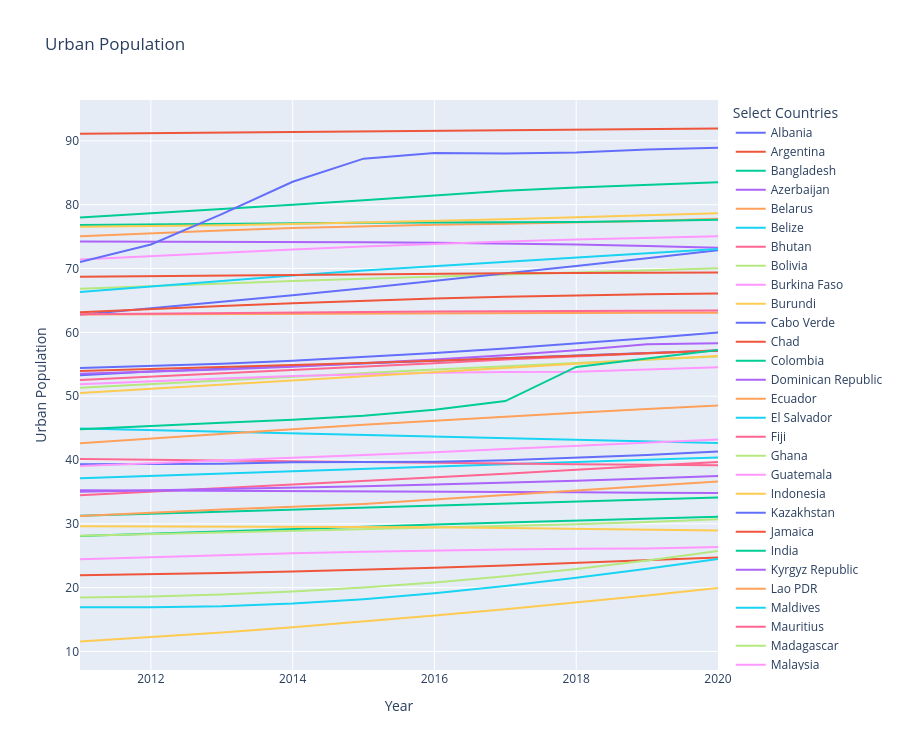

Source (notebook cell):
### Code cell
fig = px.line(
    Urban_long,
    x="Year",
    y="Urban Population",
    color="Country Name",
    title="Urban Population"
)

fig.update_layout(
    height=750,
    xaxis_title="Year",
    yaxis_title="Urban Population",
    legend_title="Select Countries"
)

fig.show()

### Figure 1 — Plotly figure (JSON) as saved in the notebook; plotly's stock layout.template omitted (floating-point values rounded to 4 significant figures)
{"data": [{"hovertemplate": "Country Name=Albania<br>Year=%{x}<br>Urban Population=%{y}<extra></extra>", "legendgroup": "Albania", "line": {"color": "#636efa", "dash": "solid"}, "marker": {"symbol": "circle"}, "mode": "lines", "name": "Albania", "orientation": "v", "showlegend": true, "type": "scatter", "x": [2011, 2012, 2013, 2014, 2015, 2016, 2017, 2018, 2019, 2020], "xaxis": "x", "y": [53.29, 53.86, 54.3, 54.73, 55.16, 55.57, 55.98, 56.38, 56.76, 57.14], "yaxis": "y"}, {"hovertemplate": "Country Name=Argentina<br>Year=%{x}<br>Urban Population=%{y}<extra></extra>", "legendgroup": "Argentina", "line": {"color": "#EF553B", "dash": "solid"}, "marker": {"symbol": "circle"}, "mode": "lines", "name": "Argentina", "orientation": "v", "showlegend": true, "type": "scatter", "x": [2011, 2012, 2013, 2014, 2015, 2016, 2017, 2018, 2019, 2020], "xaxis": "x", "y": [91.11, 91.2, 91.3, 91.4, 91.49, 91.59, 91.68, 91.77, 91.86, 91.94], "yaxis": "y"}, {"hovertemplate": "Country Name=Bangladesh<br>Year=%{x}<br>Urban Population=%{y}<extra></extra>", "legendgroup": "Bangladesh", "line": {"color": "#00cc96", "dash": "solid"}, "marker": {"symbol": "circle"}, "mode": "lines", "name": "Bangladesh", "orientation": "v", "showlegend": true, "type": "scatter", "x": [2011, 2012, 2013, 2014, 2015, 2016, 2017, 2018, 2019, 2020], "xaxis": "x", "y": [28.11, 28.48, 28.84, 29.19, 29.54, 29.88, 30.2, 30.52, 30.82, 31.12], "yaxis": "y"}, {"hovertemplate": "Country Name=Azerbaijan<br>Year=%{x}<br>Urban Population=%{y}<extra></extra>", "legendgroup": "Azerbaijan", "line": {"color": "#ab63fa", "dash": "solid"}, "marker": {"symbol": "circle"}, "mode": "lines", "name": "Azerbaijan", "orientation": "v", "showlegend": true, "type": "scatter", "x": [2011, 2012, 2013, 2014, 2015, 2016, 2017, 2018, 2019, 2020], "xaxis": "x", "y": [53.51, 53.81, 54.18, 54.63, 55.16, 55.76, 56.43, 57.18, 58.13, 58.29], "yaxis": "y"}, {"hovertemplate": "Country Name=Belarus<br>Year=%{x}<br>Urban Population=%{y}<extra></extra>", "legendgroup": "Belarus", "line": {"color": "#FFA15A", "dash": "solid"}, "marker": {"symbol": "circle"}, "mode": "lines", "name": "Belarus", "orientation": "v", "showlegend": true, "type": "scatter", "x": [2011, 2012, 2013, 2014, 2015, 2016, 2017, 2018, 2019, 2020], "xaxis": "x", "y": [75.06, 75.53, 75.95, 76.34, 76.63, 76.85, 77.02, 77.21, 77.46, 77.79], "yaxis": "y"}, {"hovertemplate": "Country Name=Belize<br>Year=%{x}<br>Urban Population=%{y}<extra></extra>", "legendgroup": "Belize", "line": {"color": "#19d3f3", "dash": "solid"}, "marker": {"symbol": "circle"}, "mode": "lines", "name": "Belize", "orientation": "v", "showlegend": true, "type": "scatter", "x": [2011, 2012, 2013, 2014, 2015, 2016, 2017, 2018, 2019, 2020], "xaxis": "x", "y": [44.94, 44.69, 44.44, 44.19, 43.93, 43.68, 43.42, 43.16, 42.91, 42.65], "yaxis": "y"}, {"hovertemplate": "Country Name=Bhutan<br>Year=%{x}<br>Urban Population=%{y}<extra></extra>", "legendgroup": "Bhutan", "line": {"color": "#FF6692", "dash": "solid"}, "marker": {"symbol": "circle"}, "mode": "lines", "name": "Bhutan", "orientation": "v", "showlegend": true, "type": "scatter", "x": [2011, 2012, 2013, 2014, 2015, 2016, 2017, 2018, 2019, 2020], "xaxis": "x", "y": [34.46, 35.02, 35.57, 36.13, 36.7, 37.27, 37.86, 38.47, 39.07, 39.69], "yaxis": "y"}, {"hovertemplate": "Country Name=Bolivia<br>Year=%{x}<br>Urban Population=%{y}<extra></extra>", "legendgroup": "Bolivia", "line": {"color": "#B6E880", "dash": "solid"}, "marker": {"symbol": "circle"}, "mode": "lines", "name": "Bolivia", "orientation": "v", "showlegend": true, "type": "scatter", "x": [2011, 2012, 2013, 2014, 2015, 2016, 2017, 2018, 2019, 2020], "xaxis": "x", "y": [66.83, 67.26, 67.67, 68.04, 68.4, 68.74, 69.08, 69.41, 69.73, 70.04], "yaxis": "y"}, {"hovertemplate": "Country Name=Burkina Faso<br>Year=%{x}<br>Urban Population=%{y}<extra></extra>", "legendgroup": "Burkina Faso", "line": {"color": "#FF97FF", "dash": "solid"}, "marker": {"symbol": "circle"}, "mode": "lines", "name": "Burkina Faso", "orientation": "v", "showlegend": true, "type": "scatter", "x": [2011, 2012, 2013, 2014, 2015, 2016, 2017, 2018, 2019, 2020], "xaxis": "x", "y": [24.47, 24.8, 25.11, 25.38, 25.62, 25.82, 25.98, 26.08, 26.12, 26.36], "yaxis": "y"}, {"hovertemplate": "Country Name=Burundi<br>Year=%{x}<br>Urban Population=%{y}<extra></extra>", "legendgroup": "Burundi", "line": {"color": "#FECB52", "dash": "solid"}, "marker": {"symbol": "circle"}, "mode": "lines", "name": "Burundi", "orientation": "v", "showlegend": true, "type": "scatter", "x": [2011, 2012, 2013, 2014, 2015, 2016, 2017, 2018, 2019, 2020], "xaxis": "x", "y": [11.56, 12.22, 12.97, 13.78, 14.67, 15.62, 16.62, 17.68, 18.79, 19.93], "yaxis": "y"}, {"hovertemplate": "Country Name=Cabo Verde<br>Year=%{x}<br>Urban Population=%{y}<extra></extra>", "legendgroup": "Cabo Verde", "line": {"color": "#636efa", "dash": "solid"}, "marker": {"symbol": "circle"}, "mode": "lines", "name": "Cabo Verde", "orientation": "v", "showlegend": true, "type": "scatter", "x": [2011, 2012, 2013, 2014, 2015, 2016, 2017, 2018, 2019, 2020], "xaxis": "x", "y": [62.74, 63.73, 64.75, 65.81, 66.9, 68.04, 69.2, 70.4, 71.63, 72.88], "yaxis": "y"}, {"hovertemplate": "Country Name=Chad<br>Year=%{x}<br>Urban Population=%{y}<extra></extra>", "legendgroup": "Chad", "line": {"color": "#EF553B", "dash": "solid"}, "marker": {"symbol": "circle"}, "mode": "lines", "name": "Chad", "orientation": "v", "showlegend": true, "type": "scatter", "x": [2011, 2012, 2013, 2014, 2015, 2016, 2017, 2018, 2019, 2020], "xaxis": "x", "y": [21.96, 22.11, 22.3, 22.53, 22.8, 23.11, 23.46, 23.85, 24.27, 24.73], "yaxis": "y"}, {"hovertemplate": "Country Name=Colombia<br>Year=%{x}<br>Urban Population=%{y}<extra></extra>", "legendgroup": "Colombia", "line": {"color": "#00cc96", "dash": "solid"}, "marker": {"symbol": "circle"}, "mode": "lines", "name": "Colombia", "orientation": "v", "showlegend": true, "type": "scatter", "x": [2011, 2012, 2013, 2014, 2015, 2016, 2017, 2018, 2019, 2020], "xaxis": "x", "y": [76.84, 76.94, 77.03, 77.11, 77.16, 77.2, 77.22, 77.28, 77.46, 77.64], "yaxis": "y"}, {"hovertemplate": "Country Name=Dominican Republic<br>Year=%{x}<br>Urban Population=%{y}<extra></extra>", "legendgroup": "Dominican Republic", "line": {"color": "#ab63fa", "dash": "solid"}, "marker": {"symbol": "circle"}, "mode": "lines", "name": "Dominican Republic", "orientation": "v", "showlegend": true, "type": "scatter", "x": [2011, 2012, 2013, 2014, 2015, 2016, 2017, 2018, 2019, 2020], "xaxis": "x", "y": [74.24, 74.24, 74.23, 74.19, 74.14, 74.05, 73.93, 73.76, 73.54, 73.26], "yaxis": "y"}, {"hovertemplate": "Country Name=Ecuador<br>Year=%{x}<br>Urban Population=%{y}<extra></extra>", "legendgroup": "Ecuador", "line": {"color": "#FFA15A", "dash": "solid"}, "marker": {"symbol": "circle"}, "mode": "lines", "name": "Ecuador", "orientation": "v", "showlegend": true, "type": "scatter", "x": [2011, 2012, 2013, 2014, 2015, 2016, 2017, 2018, 2019, 2020], "xaxis": "x", "y": [62.79, 62.84, 62.88, 62.92, 62.96, 62.99, 63.02, 63.04, 63.06, 63.08], "yaxis": "y"}, {"hovertemplate": "Country Name=El Salvador<br>Year=%{x}<br>Urban Population=%{y}<extra></extra>", "legendgroup": "El Salvador", "line": {"color": "#19d3f3", "dash": "solid"}, "marker": {"symbol": "circle"}, "mode": "lines", "name": "El Salvador", "orientation": "v", "showlegend": true, "type": "scatter", "x": [2011, 2012, 2013, 2014, 2015, 2016, 2017, 2018, 2019, 2020], "xaxis": "x", "y": [66.33, 67.22, 68.09, 68.92, 69.7, 70.4, 71.09, 71.76, 72.41, 73.06], "yaxis": "y"}, {"hovertemplate": "Country Name=Fiji<br>Year=%{x}<br>Urban Population=%{y}<extra></extra>", "legendgroup": "Fiji", "line": {"color": "#FF6692", "dash": "solid"}, "marker": {"symbol": "circle"}, "mode": "lines", "name": "Fiji", "orientation": "v", "showlegend": true, "type": "scatter", "x": [2011, 2012, 2013, 2014, 2015, 2016, 2017, 2018, 2019, 2020], "xaxis": "x", "y": [52.53, 53.04, 53.56, 54.08, 54.62, 55.17, 55.74, 56.23, 56.71, 57.19], "yaxis": "y"}, {"hovertemplate": "Country Name=Ghana<br>Year=%{x}<br>Urban Population=%{y}<extra></extra>", "legendgroup": "Ghana", "line": {"color": "#B6E880", "dash": "solid"}, "marker": {"symbol": "circle"}, "mode": "lines", "name": "Ghana", "orientation": "v", "showlegend": true, "type": "scatter", "x": [2011, 2012, 2013, 2014, 2015, 2016, 2017, 2018, 2019, 2020], "xaxis": "x", "y": [51.33, 51.92, 52.5, 53.07, 53.62, 54.17, 54.7, 55.22, 55.72, 56.22], "yaxis": "y"}, {"hovertemplate": "Country Name=Guatemala<br>Year=%{x}<br>Urban Population=%{y}<extra></extra>", "legendgroup": "Guatemala", "line": {"color": "#FF97FF", "dash": "solid"}, "marker": {"symbol": "circle"}, "mode": "lines", "name": "Guatemala", "orientation": "v", "showlegend": true, "type": "scatter", "x": [2011, 2012, 2013, 2014, 2015, 2016, 2017, 2018, 2019, 2020], "xaxis": "x", "y": [51.87, 52.35, 52.78, 53.15, 53.44, 53.66, 53.8, 53.85, 54.19, 54.55], "yaxis": "y"}, {"hovertemplate": "Country Name=Indonesia<br>Year=%{x}<br>Urban Population=%{y}<extra></extra>", "legendgroup": "Indonesia", "line": {"color": "#FECB52", "dash": "solid"}, "marker": {"symbol": "circle"}, "mode": "lines", "name": "Indonesia", "orientation": "v", "showlegend": true, "type": "scatter", "x": [2011, 2012, 2013, 2014, 2015, 2016, 2017, 2018, 2019, 2020], "xaxis": "x", "y": [50.48, 51.16, 51.83, 52.5, 53.17, 53.81, 54.45, 55.1, 55.74, 56.28], "yaxis": "y"}, {"hovertemplate": "Country Name=Kazakhstan<br>Year=%{x}<br>Urban Population=%{y}<extra></extra>", "legendgroup": "Kazakhstan", "line": {"color": "#636efa", "dash": "solid"}, "marker": {"symbol": "circle"}, "mode": "lines", "name": "Kazakhstan", "orientation": "v", "showlegend": true, "type": "scatter", "x": [2011, 2012, 2013, 2014, 2015, 2016, 2017, 2018, 2019, 2020], "xaxis": "x", "y": [54.4, 54.69, 55.08, 55.55, 56.11, 56.75, 57.46, 58.24, 59.08, 59.99], "yaxis": "y"}, {"hovertemplate": "Country Name=Jamaica<br>Year=%{x}<br>Urban Population=%{y}<extra></extra>", "legendgroup": "Jamaica", "line": {"color": "#EF553B", "dash": "solid"}, "marker": {"symbol": "circle"}, "mode": "lines", "name": "Jamaica", "orientation": "v", "showlegend": true, "type": "scatter", "x": [2011, 2012, 2013, 2014, 2015, 2016, 2017, 2018, 2019, 2020], "xaxis": "x", "y": [53.96, 54.25, 54.55, 54.87, 55.2, 55.55, 55.92, 56.3, 56.7, 57.11], "yaxis": "y"}, {"hovertemplate": "Country Name=India<br>Year=%{x}<br>Urban Population=%{y}<extra></extra>", "legendgroup": "India", "line": {"color": "#00cc96", "dash": "solid"}, "marker": {"symbol": "circle"}, "mode": "lines", "name": "India", "orientation": "v", "showlegend": true, "type": "scatter", "x": [2011, 2012, 2013, 2014, 2015, 2016, 2017, 2018, 2019, 2020], "xaxis": "x", "y": [31.27, 31.59, 31.91, 32.23, 32.55, 32.87, 33.18, 33.5, 33.81, 34.13], "yaxis": "y"}, {"hovertemplate": "Country Name=Kyrgyz Republic<br>Year=%{x}<br>Urban Population=%{y}<extra></extra>", "legendgroup": "Kyrgyz Republic", "line": {"color": "#ab63fa", "dash": "solid"}, "marker": {"symbol": "circle"}, "mode": "lines", "name": "Kyrgyz Republic", "orientation": "v", "showlegend": true, "type": "scatter", "x": [2011, 2012, 2013, 2014, 2015, 2016, 2017, 2018, 2019, 2020], "xaxis": "x", "y": [35.25, 35.22, 35.19, 35.15, 35.1, 35.05, 35.0, 34.94, 34.88, 34.82], "yaxis": "y"}, {"hovertemplate": "Country Name=Lao PDR<br>Year=%{x}<br>Urban Population=%{y}<extra></extra>", "legendgroup": "Lao PDR", "line": {"color": "#FFA15A", "dash": "solid"}, "marker": {"symbol": "circle"}, "mode": "lines", "name": "Lao PDR", "orientation": "v", "showlegend": true, "type": "scatter", "x": [2011, 2012, 2013, 2014, 2015, 2016, 2017, 2018, 2019, 2020], "xaxis": "x", "y": [31.21, 31.74, 32.23, 32.66, 33.12, 33.83, 34.51, 35.21, 35.91, 36.62], "yaxis": "y"}, {"hovertemplate": "Country Name=Maldives<br>Year=%{x}<br>Urban Population=%{y}<extra></extra>", "legendgroup": "Maldives", "line": {"color": "#19d3f3", "dash": "solid"}, "marker": {"symbol": "circle"}, "mode": "lines", "name": "Maldives", "orientation": "v", "showlegend": true, "type": "scatter", "x": [2011, 2012, 2013, 2014, 2015, 2016, 2017, 2018, 2019, 2020], "xaxis": "x", "y": [37.13, 37.48, 37.83, 38.19, 38.58, 38.96, 39.33, 39.69, 40.05, 40.4], "yaxis": "y"}, {"hovertemplate": "Country Name=Mauritius<br>Year=%{x}<br>Urban Population=%{y}<extra></extra>", "legendgroup": "Mauritius", "line": {"color": "#FF6692", "dash": "solid"}, "marker": {"symbol": "circle"}, "mode": "lines", "name": "Mauritius", "orientation": "v", "showlegend": true, "type": "scatter", "x": [2011, 2012, 2013, 2014, 2015, 2016, 2017, 2018, 2019, 2020], "xaxis": "x", "y": [40.17, 40.04, 39.91, 39.79, 39.67, 39.56, 39.45, 39.35, 39.25, 39.16], "yaxis": "y"}, {"hovertemplate": "Country Name=Madagascar<br>Year=%{x}<br>Urban Population=%{y}<extra></extra>", "legendgroup": "Madagascar", "line": {"color": "#B6E880", "dash": "solid"}, "marker": {"symbol": "circle"}, "mode": "lines", "name": "Madagascar", "orientation": "v", "showlegend": true, "type": "scatter", "x": [2011, 2012, 2013, 2014, 2015, 2016, 2017, 2018, 2019, 2020], "xaxis": "x", "y": [28.13, 28.4, 28.66, 28.92, 29.17, 29.42, 29.67, 29.92, 30.3, 30.7], "yaxis": "y"}, {"hovertemplate": "Country Name=Malaysia<br>Year=%{x}<br>Urban Population=%{y}<extra></extra>", "legendgroup": "Malaysia", "line": {"color": "#FF97FF", "dash": "solid"}, "marker": {"symbol": "circle"}, "mode": "lines", "name": "Malaysia", "orientation": "v", "showlegend": true, "type": "scatter", "x": [2011, 2012, 2013, 2014, 2015, 2016, 2017, 2018, 2019, 2020], "xaxis": "x", "y": [71.42, 71.97, 72.49, 72.98, 73.44, 73.86, 74.24, 74.56, 74.84, 75.05], "yaxis": "y"}, {"hovertemplate": "Country Name=Mexico<br>Year=%{x}<br>Urban Population=%{y}<extra></extra>", "legendgroup": "Mexico", "line": {"color": "#FECB52", "dash": "solid"}, "marker": {"symbol": "circle"}, "mode": "lines", "name": "Mexico", "orientation": "v", "showlegend": true, "type": "scatter", "x": [2011, 2012, 2013, 2014, 2015, 2016, 2017, 2018, 2019, 2020], "xaxis": "x", "y": [76.57, 76.66, 76.8, 76.97, 77.19, 77.44, 77.72, 78.03, 78.36, 78.68], "yaxis": "y"}, {"hovertemplate": "Country Name=Moldova<br>Year=%{x}<br>Urban Population=%{y}<extra></extra>", "legendgroup": "Moldova", "line": {"color": "#636efa", "dash": "solid"}, "marker": {"symbol": "circle"}, "mode": "lines", "name": "Moldova", "orientation": "v", "showlegend": true, "type": "scatter", "x": [2011, 2012, 2013, 2014, 2015, 2016, 2017, 2018, 2019, 2020], "xaxis": "x", "y": [39.35, 39.36, 39.43, 39.63, 39.7, 39.74, 39.97, 40.33, 40.77, 41.34], "yaxis": "y"}, {"hovertemplate": "Country Name=Nepal<br>Year=%{x}<br>Urban Population=%{y}<extra></extra>", "legendgroup": "Nepal", "line": {"color": "#EF553B", "dash": "solid"}, "marker": {"symbol": "circle"}, "mode": "lines", "name": "Nepal", "orientation": "v", "showlegend": true, "type": "scatter", "x": [2011, 2012, 2013, 2014, 2015, 2016, 2017, 2018, 2019, 2020], "xaxis": "x", "y": [63.14, 63.66, 64.13, 64.56, 64.95, 65.29, 65.58, 65.81, 65.99, 66.11], "yaxis": "y"}, {"hovertemplate": "Country Name=Peru<br>Year=%{x}<br>Urban Population=%{y}<extra></extra>", "legendgroup": "Peru", "line": {"color": "#00cc96", "dash": "solid"}, "marker": {"symbol": "circle"}, "mode": "lines", "name": "Peru", "orientation": "v", "showlegend": true, "type": "scatter", "x": [2011, 2012, 2013, 2014, 2015, 2016, 2017, 2018, 2019, 2020], "xaxis": "x", "y": [78.01, 78.65, 79.31, 79.99, 80.7, 81.42, 82.19, 82.69, 83.1, 83.53], "yaxis": "y"}, {"hovertemplate": "Country Name=Pakistan<br>Year=%{x}<br>Urban Population=%{y}<extra></extra>", "legendgroup": "Pakistan", "line": {"color": "#ab63fa", "dash": "solid"}, "marker": {"symbol": "circle"}, "mode": "lines", "name": "Pakistan", "orientation": "v", "showlegend": true, "type": "scatter", "x": [2011, 2012, 2013, 2014, 2015, 2016, 2017, 2018, 2019, 2020], "xaxis": "x", "y": [35.01, 35.22, 35.43, 35.66, 35.9, 36.16, 36.44, 36.75, 37.11, 37.51], "yaxis": "y"}, {"hovertemplate": "Country Name=Namibia<br>Year=%{x}<br>Urban Population=%{y}<extra></extra>", "legendgroup": "Namibia", "line": {"color": "#FFA15A", "dash": "solid"}, "marker": {"symbol": "circle"}, "mode": "lines", "name": "Namibia", "orientation": "v", "showlegend": true, "type": "scatter", "x": [2011, 2012, 2013, 2014, 2015, 2016, 2017, 2018, 2019, 2020], "xaxis": "x", "y": [42.63, 43.38, 44.11, 44.82, 45.51, 46.18, 46.81, 47.42, 48.0, 48.55], "yaxis": "y"}, {"hovertemplate": "Country Name=Rwanda<br>Year=%{x}<br>Urban Population=%{y}<extra></extra>", "legendgroup": "Rwanda", "line": {"color": "#19d3f3", "dash": "solid"}, "marker": {"symbol": "circle"}, "mode": "lines", "name": "Rwanda", "orientation": "v", "showlegend": true, "type": "scatter", "x": [2011, 2012, 2013, 2014, 2015, 2016, 2017, 2018, 2019, 2020], "xaxis": "x", "y": [16.93, 16.94, 17.07, 17.5, 18.2, 19.12, 20.25, 21.54, 22.97, 24.5], "yaxis": "y"}, {"hovertemplate": "Country Name=South Africa<br>Year=%{x}<br>Urban Population=%{y}<extra></extra>", "legendgroup": "South Africa", "line": {"color": "#FF6692", "dash": "solid"}, "marker": {"symbol": "circle"}, "mode": "lines", "name": "South Africa", "orientation": "v", "showlegend": true, "type": "scatter", "x": [2011, 2012, 2013, 2014, 2015, 2016, 2017, 2018, 2019, 2020], "xaxis": "x", "y": [62.85, 62.96, 63.05, 63.14, 63.21, 63.28, 63.33, 63.38, 63.41, 63.44], "yaxis": "y"}, {"hovertemplate": "Country Name=St. Lucia<br>Year=%{x}<br>Urban Population=%{y}<extra></extra>", "legendgroup": "St. Lucia", "line": {"color": "#B6E880", "dash": "solid"}, "marker": {"symbol": "circle"}, "mode": "lines", "name": "St. Lucia", "orientation": "v", "showlegend": true, "type": "scatter", "x": [2011, 2012, 2013, 2014, 2015, 2016, 2017, 2018, 2019, 2020], "xaxis": "x", "y": [18.47, 18.62, 18.93, 19.39, 20.02, 20.82, 21.78, 22.93, 24.25, 25.75], "yaxis": "y"}, {"hovertemplate": "Country Name=Sierra Leone<br>Year=%{x}<br>Urban Population=%{y}<extra></extra>", "legendgroup": "Sierra Leone", "line": {"color": "#FF97FF", "dash": "solid"}, "marker": {"symbol": "circle"}, "mode": "lines", "name": "Sierra Leone", "orientation": "v", "showlegend": true, "type": "scatter", "x": [2011, 2012, 2013, 2014, 2015, 2016, 2017, 2018, 2019, 2020], "xaxis": "x", "y": [39.05, 39.46, 39.89, 40.33, 40.77, 41.23, 41.71, 42.2, 42.7, 43.21], "yaxis": "y"}, {"hovertemplate": "Country Name=Timor-Leste<br>Year=%{x}<br>Urban Population=%{y}<extra></extra>", "legendgroup": "Timor-Leste", "line": {"color": "#FECB52", "dash": "solid"}, "marker": {"symbol": "circle"}, "mode": "lines", "name": "Timor-Leste", "orientation": "v", "showlegend": true, "type": "scatter", "x": [2011, 2012, 2013, 2014, 2015, 2016, 2017, 2018, 2019, 2020], "xaxis": "x", "y": [29.63, 29.61, 29.58, 29.55, 29.5, 29.45, 29.36, 29.25, 29.11, 28.96], "yaxis": "y"}, {"hovertemplate": "Country Name=Turkiye<br>Year=%{x}<br>Urban Population=%{y}<extra></extra>", "legendgroup": "Turkiye", "line": {"color": "#636efa", "dash": "solid"}, "marker": {"symbol": "circle"}, "mode": "lines", "name": "Turkiye", "orientation": "v", "showlegend": true, "type": "scatter", "x": [2011, 2012, 2013, 2014, 2015, 2016, 2017, 2018, 2019, 2020], "xaxis": "x", "y": [71.0, 73.78, 78.52, 83.6, 87.22, 88.1, 88.03, 88.17, 88.66, 88.93], "yaxis": "y"}, {"hovertemplate": "Country Name=Ukraine<br>Year=%{x}<br>Urban Population=%{y}<extra></extra>", "legendgroup": "Ukraine", "line": {"color": "#EF553B", "dash": "solid"}, "marker": {"symbol": "circle"}, "mode": "lines", "name": "Ukraine", "orientation": "v", "showlegend": true, "type": "scatter", "x": [2011, 2012, 2013, 2014, 2015, 2016, 2017, 2018, 2019, 2020], "xaxis": "x", "y": [68.72, 68.82, 68.93, 69.06, 69.16, 69.21, 69.26, 69.32, 69.35, 69.38], "yaxis": "y"}, {"hovertemplate": "Country Name=Thailand<br>Year=%{x}<br>Urban Population=%{y}<extra></extra>", "legendgroup": "Thailand", "line": {"color": "#00cc96", "dash": "solid"}, "marker": {"symbol": "circle"}, "mode": "lines", "name": "Thailand", "orientation": "v", "showlegend": true, "type": "scatter", "x": [2011, 2012, 2013, 2014, 2015, 2016, 2017, 2018, 2019, 2020], "xaxis": "x", "y": [44.8, 45.37, 45.83, 46.31, 46.95, 47.88, 49.23, 54.58, 55.93, 57.24], "yaxis": "y"}], "layout": {"height": 750, "legend": {"title": {"text": "Select Countries"}, "tracegroupgap": 0}, "title": {"text": "Urban Population"}, "xaxis": {"anchor": "y", "domain": [0, 1], "title": {"text": "Year"}}, "yaxis": {"anchor": "x", "domain": [0, 1], "title": {"text": "Urban Population"}}}}
